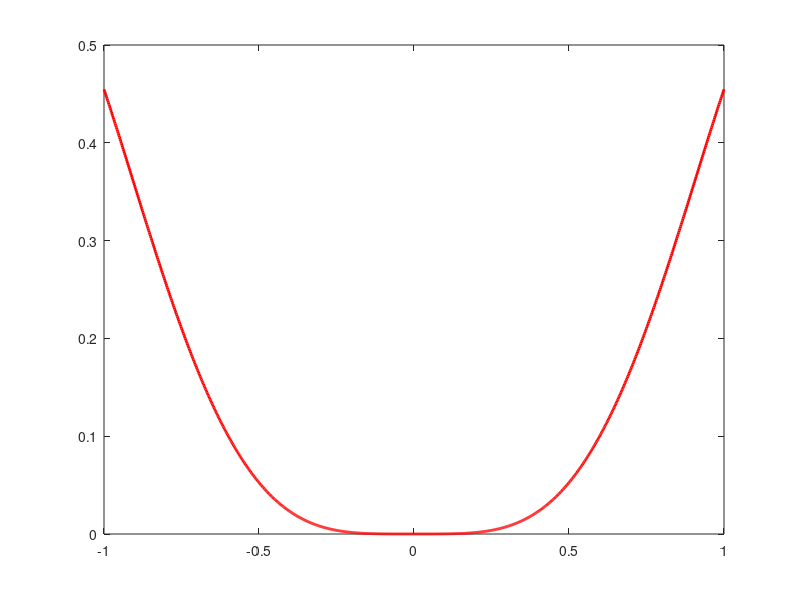

Here is the MATLAB script that generated this plot:
% == Esercizio 6 == %

% Functions and Graphs %
x = linspace(-pi, pi, 4);  % generates points on x as a vector
y = sin(x);                % generates points on y

plot(x, y);

% Define composite function
compF = @(x) sin(x).*cos(x).*x.^3;
x = linspace(-1, 1, 1000);
y = compF(x)

plot(x, y, 'r', 'linewidth', 2);
